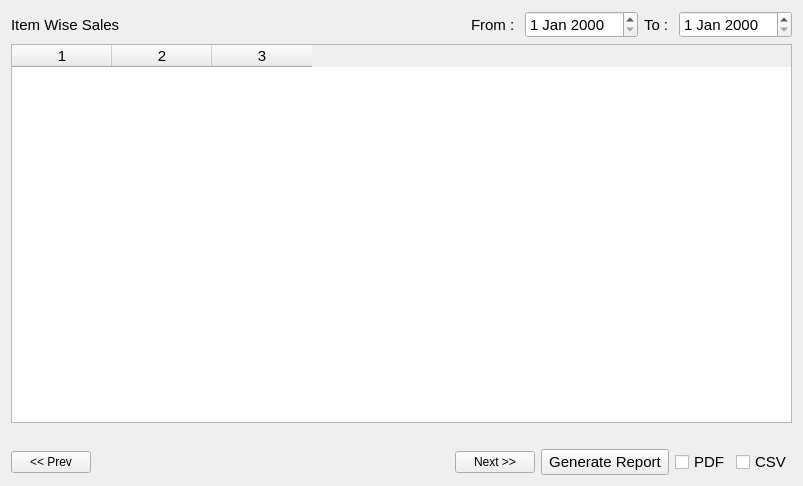
<?xml version="1.0" encoding="UTF-8"?>
<ui version="4.0">
 <class>ItemWiseSales</class>
 <widget class="QWidget" name="ItemWiseSales">
  <property name="geometry">
   <rect>
    <x>0</x>
    <y>0</y>
    <width>803</width>
    <height>486</height>
   </rect>
  </property>
  <property name="windowTitle">
   <string>Item Wise Sales</string>
  </property>
  <layout class="QVBoxLayout" name="verticalLayout">
   <item>
    <layout class="QHBoxLayout" name="horizontalLayout_2">
     <item>
      <widget class="QLabel" name="label">
       <property name="font">
        <font>
         <pointsize>11</pointsize>
        </font>
       </property>
       <property name="text">
        <string>Item Wise Sales</string>
       </property>
      </widget>
     </item>
     <item>
      <spacer name="horizontalSpacer">
       <property name="orientation">
        <enum>Qt::Horizontal</enum>
       </property>
       <property name="sizeHint" stdset="0">
        <size>
         <width>40</width>
         <height>20</height>
        </size>
       </property>
      </spacer>
     </item>
     <item>
      <widget class="QLabel" name="datelbl">
       <property name="font">
        <font>
         <pointsize>11</pointsize>
        </font>
       </property>
       <property name="text">
        <string>From : </string>
       </property>
      </widget>
     </item>
     <item>
      <widget class="QDateEdit" name="fromDate">
       <property name="font">
        <font>
         <pointsize>11</pointsize>
        </font>
       </property>
      </widget>
     </item>
     <item>
      <widget class="QLabel" name="label_2">
       <property name="font">
        <font>
         <pointsize>11</pointsize>
        </font>
       </property>
       <property name="text">
        <string>To : </string>
       </property>
      </widget>
     </item>
     <item>
      <widget class="QDateEdit" name="toDate">
       <property name="font">
        <font>
         <pointsize>11</pointsize>
        </font>
       </property>
      </widget>
     </item>
    </layout>
   </item>
   <item>
    <widget class="QTableWidget" name="tableWidget">
     <property name="sizePolicy">
      <sizepolicy hsizetype="Expanding" vsizetype="Expanding">
       <horstretch>0</horstretch>
       <verstretch>0</verstretch>
      </sizepolicy>
     </property>
     <property name="font">
      <font>
       <pointsize>11</pointsize>
       <weight>50</weight>
       <bold>false</bold>
      </font>
     </property>
     <property name="rowCount">
      <number>0</number>
     </property>
     <property name="columnCount">
      <number>3</number>
     </property>
     <attribute name="horizontalHeaderVisible">
      <bool>true</bool>
     </attribute>
     <attribute name="verticalHeaderVisible">
      <bool>true</bool>
     </attribute>
     <column/>
     <column/>
     <column/>
    </widget>
   </item>
   <item>
    <layout class="QHBoxLayout" name="horizontalLayout_3">
     <item>
      <spacer name="horizontalSpacer_3">
       <property name="orientation">
        <enum>Qt::Horizontal</enum>
       </property>
       <property name="sizeHint" stdset="0">
        <size>
         <width>40</width>
         <height>20</height>
        </size>
       </property>
      </spacer>
     </item>
    </layout>
   </item>
   <item>
    <layout class="QHBoxLayout" name="horizontalLayout">
     <item>
      <widget class="QPushButton" name="prevBtn">
       <property name="text">
        <string>&lt;&lt; Prev</string>
       </property>
      </widget>
     </item>
     <item>
      <spacer name="horizontalSpacer_2">
       <property name="orientation">
        <enum>Qt::Horizontal</enum>
       </property>
       <property name="sizeHint" stdset="0">
        <size>
         <width>40</width>
         <height>20</height>
        </size>
       </property>
      </spacer>
     </item>
     <item>
      <widget class="QPushButton" name="nextBtn">
       <property name="text">
        <string>Next &gt;&gt;</string>
       </property>
      </widget>
     </item>
     <item>
      <widget class="QPushButton" name="generateButton">
       <property name="font">
        <font>
         <pointsize>11</pointsize>
        </font>
       </property>
       <property name="text">
        <string> Generate Report </string>
       </property>
      </widget>
     </item>
     <item>
      <widget class="QCheckBox" name="pdf">
       <property name="font">
        <font>
         <pointsize>11</pointsize>
        </font>
       </property>
       <property name="text">
        <string>PDF</string>
       </property>
      </widget>
     </item>
     <item>
      <widget class="QCheckBox" name="csv">
       <property name="font">
        <font>
         <pointsize>11</pointsize>
        </font>
       </property>
       <property name="text">
        <string>CSV</string>
       </property>
      </widget>
     </item>
    </layout>
   </item>
   <item>
    <spacer name="verticalSpacer">
     <property name="orientation">
      <enum>Qt::Vertical</enum>
     </property>
     <property name="sizeType">
      <enum>QSizePolicy::Minimum</enum>
     </property>
     <property name="sizeHint" stdset="0">
      <size>
       <width>20</width>
       <height>0</height>
      </size>
     </property>
    </spacer>
   </item>
  </layout>
 </widget>
 <resources/>
 <connections/>
</ui>
